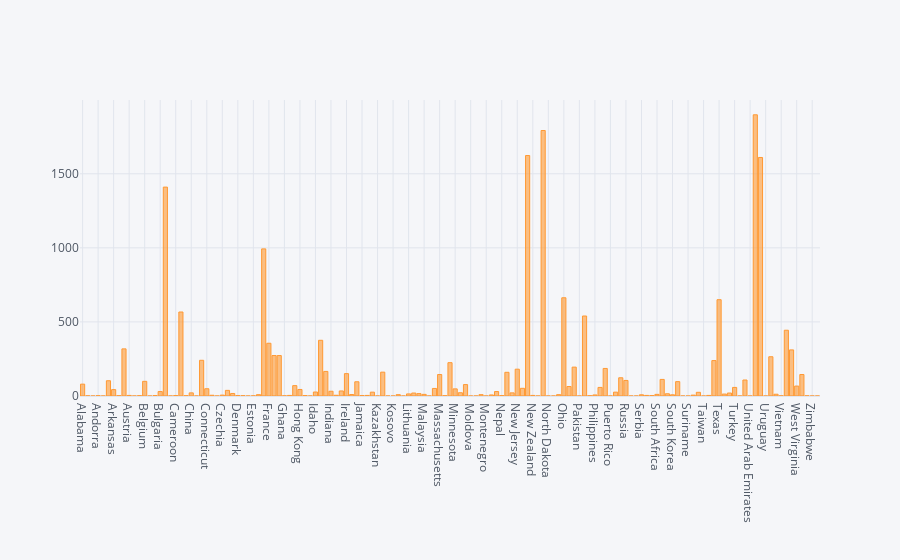

Notebook code cell kept with this figure:
### Code cell
grouped = data.groupby('country_state')['sales_count'].sum()
grouped = grouped.reset_index()
grouped.iplot(kind = 'bar', x = 'country_state')

### Figure 1 — Plotly figure (JSON) as saved in the notebook; plotly's stock layout.template omitted (floating-point values rounded to 4 significant figures; data arrays with more than 128 entries replaced by an {"elided": "..."} marker saying what was removed)
{"data": [{"marker": {"color": "rgba(255, 153, 51, 0.6)", "line": {"color": "rgba(255, 153, 51, 1.0)", "width": 1}}, "name": "sales_count", "orientation": "v", "text": "", "type": "bar", "x": {"elided": "143 str values"}, "y": {"elided": "143 int values"}}], "layout": {"legend": {"bgcolor": "#F5F6F9", "font": {"color": "#4D5663"}}, "paper_bgcolor": "#F5F6F9", "plot_bgcolor": "#F5F6F9", "title": {"font": {"color": "#4D5663"}}, "xaxis": {"gridcolor": "#E1E5ED", "showgrid": true, "tickfont": {"color": "#4D5663"}, "title": {"font": {"color": "#4D5663"}, "text": ""}, "zerolinecolor": "#E1E5ED"}, "yaxis": {"gridcolor": "#E1E5ED", "showgrid": true, "tickfont": {"color": "#4D5663"}, "title": {"font": {"color": "#4D5663"}, "text": ""}, "zerolinecolor": "#E1E5ED"}}}
